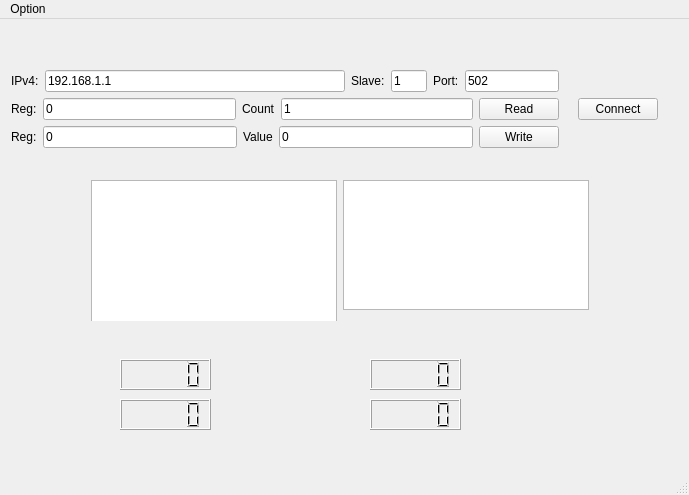
<?xml version="1.0" encoding="UTF-8"?>
<ui version="4.0">
 <class>MainWindow</class>
 <widget class="QMainWindow" name="MainWindow">
  <property name="geometry">
   <rect>
    <x>0</x>
    <y>0</y>
    <width>689</width>
    <height>495</height>
   </rect>
  </property>
  <property name="maximumSize">
   <size>
    <width>700</width>
    <height>1000</height>
   </size>
  </property>
  <property name="windowTitle">
   <string>Test_TCP</string>
  </property>
  <property name="unifiedTitleAndToolBarOnMac">
   <bool>false</bool>
  </property>
  <widget class="QWidget" name="centralWidget">
   <widget class="QWidget" name="layoutWidget">
    <property name="geometry">
     <rect>
      <x>0</x>
      <y>40</y>
      <width>669</width>
      <height>100</height>
     </rect>
    </property>
    <layout class="QHBoxLayout" name="horizontalLayout_5">
     <item>
      <layout class="QVBoxLayout" name="verticalLayout_3">
       <item>
        <layout class="QVBoxLayout" name="verticalLayout">
         <item>
          <layout class="QHBoxLayout" name="horizontalLayout">
           <item>
            <widget class="QLabel" name="IP_label">
             <property name="text">
              <string>IPv4:</string>
             </property>
             <property name="buddy">
              <cstring>IPv4_line_edit</cstring>
             </property>
            </widget>
           </item>
           <item>
            <widget class="QLineEdit" name="IPv4_line_edit">
             <property name="minimumSize">
              <size>
               <width>300</width>
               <height>0</height>
              </size>
             </property>
             <property name="whatsThis">
              <string/>
             </property>
             <property name="text">
              <string>192.168.1.1</string>
             </property>
             <property name="maxLength">
              <number>20</number>
             </property>
            </widget>
           </item>
           <item>
            <widget class="QLabel" name="slave_label">
             <property name="text">
              <string>Slave:</string>
             </property>
            </widget>
           </item>
           <item>
            <widget class="QLineEdit" name="slave_line_edit">
             <property name="maximumSize">
              <size>
               <width>50</width>
               <height>16777215</height>
              </size>
             </property>
             <property name="text">
              <string>1</string>
             </property>
             <property name="maxLength">
              <number>10</number>
             </property>
            </widget>
           </item>
           <item>
            <widget class="QLabel" name="port_label">
             <property name="text">
              <string>Port:</string>
             </property>
            </widget>
           </item>
           <item>
            <widget class="QLineEdit" name="port_line_edit">
             <property name="text">
              <string>502</string>
             </property>
             <property name="maxLength">
              <number>8</number>
             </property>
            </widget>
           </item>
          </layout>
         </item>
        </layout>
       </item>
       <item>
        <layout class="QVBoxLayout" name="verticalLayout_2">
         <item>
          <layout class="QHBoxLayout" name="horizontalLayout_3">
           <item>
            <widget class="QLabel" name="rd_reg_label">
             <property name="text">
              <string>Reg:</string>
             </property>
            </widget>
           </item>
           <item>
            <widget class="QLineEdit" name="rd_reg_line_edit">
             <property name="enabled">
              <bool>true</bool>
             </property>
             <property name="text">
              <string>0</string>
             </property>
            </widget>
           </item>
           <item>
            <widget class="QLabel" name="rd_count_label">
             <property name="text">
              <string>Count</string>
             </property>
            </widget>
           </item>
           <item>
            <widget class="QLineEdit" name="rd_count_line_edit">
             <property name="text">
              <string>1</string>
             </property>
            </widget>
           </item>
           <item>
            <widget class="QPushButton" name="rd_button">
             <property name="text">
              <string>Read</string>
             </property>
            </widget>
           </item>
          </layout>
         </item>
         <item>
          <layout class="QHBoxLayout" name="horizontalLayout_4">
           <item>
            <widget class="QLabel" name="wr_reg_label">
             <property name="text">
              <string>Reg:</string>
             </property>
            </widget>
           </item>
           <item>
            <widget class="QLineEdit" name="wr_reg_line_edit">
             <property name="text">
              <string>0</string>
             </property>
            </widget>
           </item>
           <item>
            <widget class="QLabel" name="wr_val_label">
             <property name="text">
              <string>Value</string>
             </property>
            </widget>
           </item>
           <item>
            <widget class="QLineEdit" name="wr_val_line_edit">
             <property name="text">
              <string>0</string>
             </property>
            </widget>
           </item>
           <item>
            <widget class="QPushButton" name="wr_button">
             <property name="text">
              <string>Write</string>
             </property>
            </widget>
           </item>
          </layout>
         </item>
        </layout>
       </item>
      </layout>
     </item>
     <item>
      <spacer name="horizontalSpacer">
       <property name="orientation">
        <enum>Qt::Horizontal</enum>
       </property>
       <property name="sizeHint" stdset="0">
        <size>
         <width>40</width>
         <height>20</height>
        </size>
       </property>
      </spacer>
     </item>
     <item>
      <widget class="QPushButton" name="connect_button">
       <property name="text">
        <string>Connect</string>
       </property>
      </widget>
     </item>
    </layout>
   </widget>
   <widget class="QLCDNumber" name="lcdNumber">
    <property name="geometry">
     <rect>
      <x>120</x>
      <y>340</y>
      <width>91</width>
      <height>31</height>
     </rect>
    </property>
    <property name="autoFillBackground">
     <bool>true</bool>
    </property>
   </widget>
   <widget class="QLCDNumber" name="lcdNumber_2">
    <property name="geometry">
     <rect>
      <x>370</x>
      <y>340</y>
      <width>91</width>
      <height>31</height>
     </rect>
    </property>
    <property name="autoFillBackground">
     <bool>true</bool>
    </property>
   </widget>
   <widget class="QLCDNumber" name="lcdNumber_3">
    <property name="geometry">
     <rect>
      <x>120</x>
      <y>380</y>
      <width>91</width>
      <height>31</height>
     </rect>
    </property>
    <property name="autoFillBackground">
     <bool>true</bool>
    </property>
   </widget>
   <widget class="QLCDNumber" name="lcdNumber_4">
    <property name="geometry">
     <rect>
      <x>370</x>
      <y>380</y>
      <width>91</width>
      <height>31</height>
     </rect>
    </property>
    <property name="autoFillBackground">
     <bool>true</bool>
    </property>
   </widget>
   <widget class="QWidget" name="layoutWidget">
    <property name="geometry">
     <rect>
      <x>80</x>
      <y>150</y>
      <width>520</width>
      <height>152</height>
     </rect>
    </property>
    <layout class="QHBoxLayout" name="horizontalLayout_2">
     <item>
      <widget class="QPlainTextEdit" name="log_plain_text_edit">
       <property name="minimumSize">
        <size>
         <width>0</width>
         <height>150</height>
        </size>
       </property>
      </widget>
     </item>
     <item>
      <widget class="QTextEdit" name="textEdit"/>
     </item>
    </layout>
   </widget>
  </widget>
  <widget class="QStatusBar" name="statusBar"/>
  <widget class="QMenuBar" name="menuBar">
   <property name="geometry">
    <rect>
     <x>0</x>
     <y>0</y>
     <width>689</width>
     <height>25</height>
    </rect>
   </property>
   <widget class="QMenu" name="menus">
    <property name="title">
     <string>Option</string>
    </property>
    <widget class="QMenu" name="menuCommunication">
     <property name="geometry">
      <rect>
       <x>518</x>
       <y>115</y>
       <width>170</width>
       <height>168</height>
      </rect>
     </property>
     <property name="title">
      <string>Communication</string>
     </property>
     <widget class="QMenu" name="menuDevice_2">
      <property name="title">
       <string>Device 2</string>
      </property>
      <addaction name="actionMODBUS_TCP"/>
     </widget>
     <widget class="QMenu" name="menuDevice_3">
      <property name="enabled">
       <bool>false</bool>
      </property>
      <property name="tearOffEnabled">
       <bool>false</bool>
      </property>
      <property name="title">
       <string>Device 3</string>
      </property>
      <addaction name="actionMODBUS_TCP_3"/>
     </widget>
     <widget class="QMenu" name="menuDevice_4">
      <property name="title">
       <string>Device 4</string>
      </property>
      <addaction name="actionMODBUS_RTU"/>
     </widget>
     <addaction name="actionDevice1"/>
     <addaction name="menuDevice_2"/>
     <addaction name="menuDevice_3"/>
     <addaction name="menuDevice_4"/>
    </widget>
    <addaction name="menuCommunication"/>
   </widget>
   <addaction name="menus"/>
  </widget>
  <action name="actionDevice1">
   <property name="text">
    <string>Device 1</string>
   </property>
  </action>
  <action name="actionMODBUS_TCP">
   <property name="checkable">
    <bool>true</bool>
   </property>
   <property name="text">
    <string>MODBUS TCP 2</string>
   </property>
  </action>
  <action name="actionMODBUS_TCP_3">
   <property name="text">
    <string>MODBUS TCP 3</string>
   </property>
  </action>
  <action name="actionMODBUS_RTU">
   <property name="checkable">
    <bool>true</bool>
   </property>
   <property name="text">
    <string>MODBUS RTU</string>
   </property>
  </action>
 </widget>
 <layoutdefault spacing="6" margin="11"/>
 <resources/>
 <connections/>
</ui>
